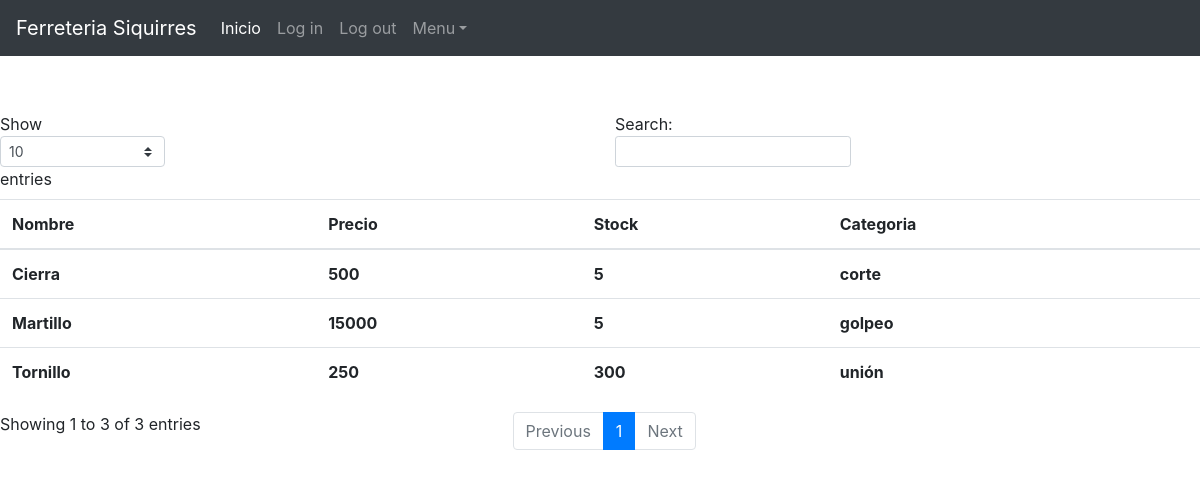
Screenshot of /IndexOnlyReadProductos.php with the database file from the repository.
### tables this page shows
CREATE TABLE `producto` (
  `Id_Producto` int(10) UNSIGNED NOT NULL,
  `descripcion_Prod` varchar(255) NOT NULL,
  `Precio` float NOT NULL,
  `cant_Producto` int(11) NOT NULL,
  `categoria_Id` int(10) UNSIGNED NOT NULL
);

CREATE TABLE `categoriaProd` (
  `Id_categoria` int(10) UNSIGNED NOT NULL,
  `categoria` varchar(255) DEFAULT NULL
);

### Entity.php (called while the page is built, shortened)
<?php
abstract class Entity
{
    public function __construct($request = [])
    {
        $this->database = new mysqli('database', 'lamp', 'lamp', 'lamp');
    }
}

### producto.php (called while the page is built, shortened)
<?php
class producto extends Entity
{
    protected function init(): void {
        $query = <<<SQL
CREATE TABLE IF NOT EXISTS producto  (
  Id_Producto int(10) UNSIGNED AUTO_INCREMENT PRIMARY KEY,
  descripcion_Prod varchar(255) NOT NULL,
  Precio float NOT NULL,
  cant_Producto int(11) NOT NULL,
  categoria_Id int(10) UNSIGNED NOT NULL
)
SQL;
    }
    public function findAll(): array {
        $query = 'SELECT  Id_Producto, descripcion_Prod, Precio, cant_Producto, categoria  from producto, categoriaProd where producto.categoria_Id = categoriaProd.Id_categoria';
        $result = $this->database->query($query);
        $records = [];
        while ($item = $result->fetch_object()) {
            $records[] = $item;
        }
        return $records;
    }
}

### IndexOnlyReadProductos.php (the view, shortened to what this page needs)
<?php
$producto = new producto();
?>
<!DOCTYPE html>
<html lang="en">
<link rel="stylesheet" href="https://stackpath.bootstrapcdn.com/bootstrap/4.4.1/css/bootstrap.min.css">
<head>
</head>
<br>
<br>
<br>
<br>
<body>
<?php include("Funciones/menu.php")?>
<table id="tablaproductos" class="table">
<thead>
<tr>
      <th scope="col">Nombre</th>
      <th scope="col">Precio</th>
      <th scope="col">Stock</th>
      <th scope="col">Categoria</th>
    </tr>
</thead>
<?php foreach ($producto->findAll() as $item): ?>
<tr>
    <th><?php echo $item->descripcion_Prod?></th>
    <th><?php echo $item->Precio?></th>
    <th><?php echo $item->cant_Producto ?></th>
    <th><?php echo $item->categoria?></th>
  </tr>
<?php endforeach; ?>
</table>
</body>
</html>

### Funciones/menu.php (shortened to what this page needs)
<nav class="navbar navbar-expand-md navbar-dark bg-dark fixed-top">
  <a class="navbar-brand" href="#">Ferreteria Siquirres</a>
  <div class="collapse navbar-collapse" id="navbarsExampleDefault">
    <ul class="navbar-nav mr-auto">
      <li class="nav-item active">
        <a class="nav-link" href="../index.php">Inicio <span class="sr-only">(current)</span></a>
      </li>
      <li class="nav-item">
        <a class="nav-link"  id="login" display ="true" href="../login.php">Log in</a>
      </li>
      <li class="nav-item">
        <a class="nav-link"   id="logout" display ="false" href="../logout.php">Log out</a>
      </li>
      <li class="nav-item dropdown">
        <a class="nav-link dropdown-toggle" href="#" id="dropdown01" data-toggle="dropdown" aria-haspopup="true" aria-expanded="false">Menu</a>
      </li>
    </ul>
  </div>
</nav>

### rows the page displays
producto: descripcion_Prod "Martillo", Precio "15000", cant_Producto "5", categoria_Id.categoria "golpeo"
producto: descripcion_Prod "Cierra", Precio "500", cant_Producto "5", categoria_Id.categoria "corte"
producto: descripcion_Prod "Tornillo", Precio "250", cant_Producto "300", categoria_Id.categoria "unión"
